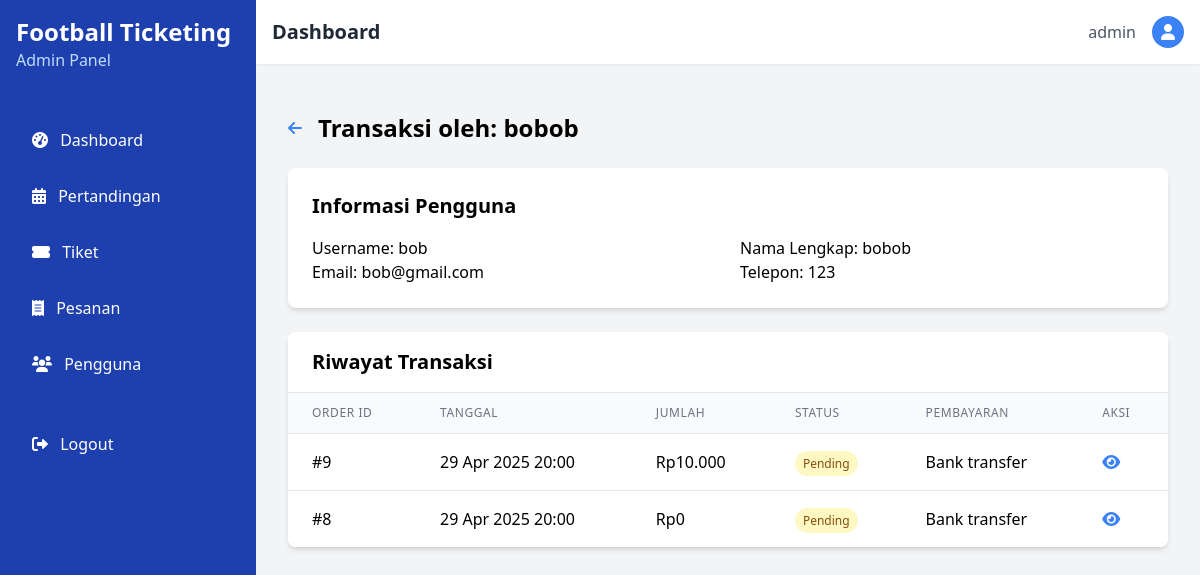
Page /admin/users/view_transaction.php?id=4 (signed in) on the earlier database version.
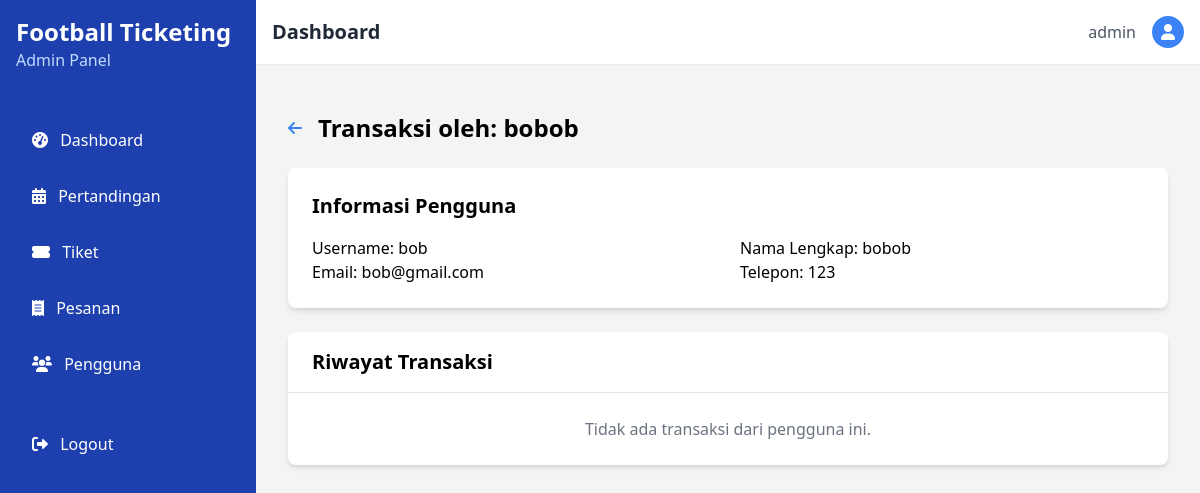
Same page on the later database version.
### tables this page shows
CREATE TABLE `orders` (
  `id` int NOT NULL AUTO_INCREMENT,
  `user_id` int NOT NULL,
  `order_date` timestamp NULL DEFAULT CURRENT_TIMESTAMP,
  `total_amount` decimal(10,2) NOT NULL DEFAULT '0.00',
  `status` enum('pending','completed','cancelled') DEFAULT 'completed',
  `payment_method` varchar(50) DEFAULT NULL,
  `customer_name` varchar(100) NOT NULL,
  `customer_email` varchar(100) NOT NULL,
  `customer_phone` varchar(20) NOT NULL,
  PRIMARY KEY (`id`),
  KEY `user_id` (`user_id`),
  CONSTRAINT `orders_ibfk_1` FOREIGN KEY (`user_id`) REFERENCES `users` (`id`) ON DELETE CASCADE
);

### admin/users/view_transaction.php (the view, shortened to what the changed rows need)
<?php
require_once '../../config/database.php';
$user_id = $_GET['id'];
$stmt = $pdo->prepare("SELECT id, username, email, full_name, phone
                      FROM users
                      WHERE id = ? AND is_admin = 0");
$stmt->execute([$user_id]);
$user = $stmt->fetch(PDO::FETCH_ASSOC);
$orders = $pdo->prepare("SELECT id, order_date, total_amount, status, payment_method
                        FROM orders
                        WHERE user_id = ?
                        ORDER BY order_date DESC");
$orders->execute([$user_id]);
$orders = $orders->fetchAll(PDO::FETCH_ASSOC);
?>
<!DOCTYPE html>
<html lang="en">
<head>
    <script src="https://cdn.tailwindcss.com"></script>
    <link rel="stylesheet" href="https://cdnjs.cloudflare.com/ajax/libs/font-awesome/6.0.0/css/all.min.css">
</head>
<body class="bg-gray-100">
    <?php include './includes/admin_header.php'; ?>
    <div class="container mx-auto px-4 py-8">
        <div class="flex justify-between items-center mb-6">
            <div class="flex items-center">
                <h1 class="text-2xl font-bold">Transaksi oleh: <?= htmlspecialchars($user['full_name']) ?></h1>
            </div>
        </div>
        <div class="bg-white rounded-lg shadow-md overflow-hidden mb-6">
            <div class="p-6">
                <h2 class="text-xl font-semibold mb-4">Informasi Pengguna</h2>
            </div>
        </div>
        <div class="bg-white rounded-lg shadow-md overflow-hidden">
            <div class="px-6 py-4 border-b">
                <h2 class="text-xl font-semibold">Riwayat Transaksi</h2>
            </div>
            <?php if (empty($orders)): ?>
                <div class="p-6 text-center text-gray-500">
                    Tidak ada transaksi dari pengguna ini.
                </div>
            <?php else: ?>
                <div class="overflow-x-auto">
                    <table class="min-w-full divide-y divide-gray-200">
                        <thead class="bg-gray-50">
                            <tr>
                                <th class="px-6 py-3 text-left text-xs font-medium text-gray-500 uppercase tracking-wider">Order ID</th>
                                <th class="px-6 py-3 text-left text-xs font-medium text-gray-500 uppercase tracking-wider">Tanggal</th>
                                <th class="px-6 py-3 text-left text-xs font-medium text-gray-500 uppercase tracking-wider">Jumlah</th>
                                <th class="px-6 py-3 text-left text-xs font-medium text-gray-500 uppercase tracking-wider">Status</th>
                                <th class="px-6 py-3 text-left text-xs font-medium text-gray-500 uppercase tracking-wider">Pembayaran</th>
                                <th class="px-6 py-3 text-left text-xs font-medium text-gray-500 uppercase tracking-wider">Aksi</th>
                            </tr>
                        </thead>
                        <tbody class="bg-white divide-y divide-gray-200">
                            <?php foreach ($orders as $order): ?>
                            <tr>
                                <td class="px-6 py-4 whitespace-nowrap">#<?= $order['id'] ?></td>
                                <td class="px-6 py-4 whitespace-nowrap"><?= date('d M Y H:i', strtotime($order['order_date'])) ?></td>
                                <td class="px-6 py-4 whitespace-nowrap">Rp<?= number_format($order['total_amount'], 0, ',', '.') ?></td>
                                <td class="px-6 py-4 whitespace-nowrap">
                                    <?php
                                    $status_classes = [
                                        'pending' => 'bg-yellow-100 text-yellow-800',
                                        'paid' => 'bg-blue-100 text-blue-800',
                                        'completed' => 'bg-green-100 text-green-800',
                                        'cancelled' => 'bg-red-100 text-red-800'
                                    ];
                                    ?>
                                    <span class="px-2 py-1 text-xs rounded-full <?= $status_classes[$order['status']] ?? 'bg-gray-100 text-gray-800' ?>">
                                        <?= ucfirst($order['status']) ?>
                                    </span>
                                </td>
                                <td class="px-6 py-4 whitespace-nowrap"><?= ucfirst(str_replace('_', ' ', $order['payment_method'])) ?></td>
                                <td class="px-6 py-4 whitespace-nowrap">
                                    <a href="../orders/view.php?id=<?= $order['id'] ?>" class="text-blue-500 hover:text-blue-700" title="View Details">
                                        <i class="fas fa-eye"></i>
                                    </a>
                                </td>
                            </tr>
                            <?php endforeach; ?>
                        </tbody>
                    </table>
                </div>
            <?php endif; ?>
        </div>
    </div>
</body>
</html>

Differences in the rows shown:
removed orders: id "9", order_date "29 Apr 2025 20:00", total_amount "10.000", status "Pending", payment_method "Bank transfer"
removed orders: id "8", order_date "29 Apr 2025 20:00", total_amount "0", status "Pending", payment_method "Bank transfer"
Other differences:
text no longer shown: "ORDER ID TANGGAL JUMLAH STATUS PEMBAYARAN AKSI"
text now shown: "Tidak ada transaksi dari pengguna ini."
